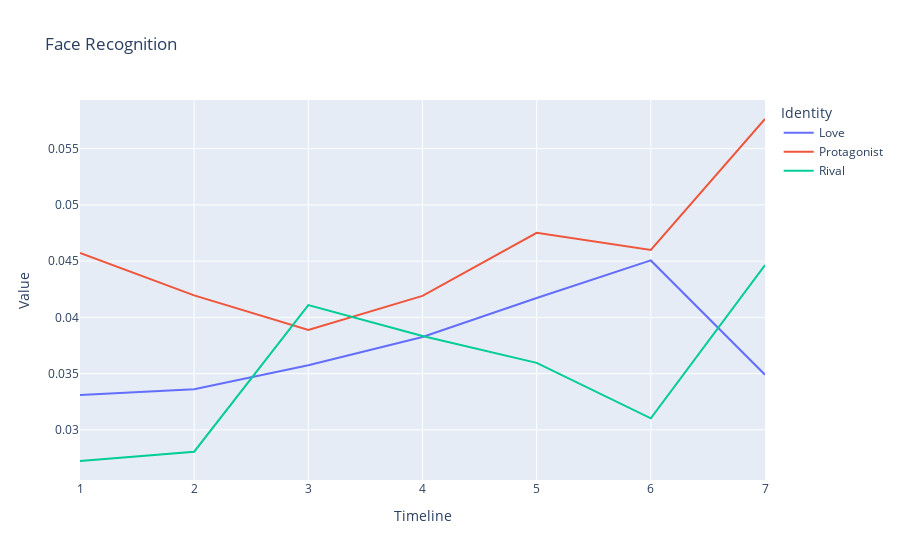

Notebook code cell kept with this figure:
### Markdown cell above
### CHUNKED SIZE WITH FILM MEANS

### Code cell
CHUNKING = 8

# User plotly to visualize something

import plotly.express as px
import pandas as pd

# Load all csv files in csv/
import glob
import os

csv_files = glob.glob("csv/*.csv")

USE_GENERAL_NAMES = True # Keep true
USE_GENDER_NAMES = False

USE_INDIVIDUAL_AVERAGE_NOT_THREE = True # Keep true

USE_FILM_AVERAGE = True # Keep true

IGNORE_MINOR_CHARACTERS = True

FILM_FRAME_TOTALS = {
	"Cliff": 2097,
	"Our Village": 2377,
	"Diary of Nurse": 2297,
	"Sabrina": 2751,
	"The Man from Laramie": 2477,
	"Human Desire": 2200,
	"Chikamatsu Story": 2460,
	"Black River": 2552,
	"Duel in the Sun": 3207,
	"Gilda": 2652,
	"Jigoku Mon": 2151,
	"Kurutta Kajitsu": 2076,
	"Notorious": 2433,
	"Oklahoma": 3577,
	"Vikings": 2740,
	"Waves of Life": 2465
}

RIVALS = ["Keming", "Professor Yuan", "Haoru", "David", "Vic", "Carl", "Ishun", "Hitokiri Joe", "Natsuhisa", "Bo Kang", "Wataru", "Jud", "Alex Sebastian", "Ballin", "Einar", "Jesse"]
MALES = ["Zhanwu", "Fan Jun", "Changping", "Linus", "Will", "Jeff", "Mohei", "Nishida", "Haruji", "Jin Zhang", "Moritoo", "Curly", "Devlin", "Johnny", "Eric", "Lewt"]
LADIES = ["Shuzhen", "Fang Qing", "Suhua", "Sabrina", "Barbara", "Vicki", "Osan", "Shizuko", "Eri", "Ye Suping", "Kesa", "Laurey", "Alicia", "Gilda", "Morgana", "Pearl"]

PROTAGONISTS = ["Zhanwu", "Fang Qing", "Suhua", "Sabrina", "Will", "Jeff", "Mohei", "Nishida", "Haruji", "Jin Zhang", "Moritoo", "Curly", "Alicia", "Johnny", "Eric", "Pearl"]
LOVES = ["Shuzhen", "Fan Jun", "Changping", "Linus", "Barbara", "Vicki", "Osan", "Shizuko", "Eri", "Ye Suping", "Kesa", "Laurey", "Devlin", "Gilda", "Morgana", "Lewt"]

def find_section(range_start, range_end, num_sections, value):
    """
    Given a range [range_start, range_end], this function splits it into
    num_sections and returns which section (1-based index) the value falls into.

    :param range_start: The start of the range (inclusive).
    :param range_end: The end of the range (inclusive).
    :param num_sections: Number of sections to divide the range into.
    :param value: The value for which we want to determine the section index.
    :return: The section index (1-based) where the value fits.
    """
    # Handle edge cases, e.g., if value < range_start or value > range_end
    if value <= range_start:
        return 1
    if value >= range_end:
        return num_sections

    # Compute the size of each section
    section_size = (range_end - range_start) / num_sections

    # Determine which section the value falls into using integer division
    section_index = int((value - range_start) // section_size) + 1

    # Make sure the section index doesn't exceed num_sections
    if section_index > num_sections:
        section_index = num_sections

    return section_index

def get_name(name):
	if USE_GENDER_NAMES:
		if name in MALES:
			name = "Male"
		elif name in LADIES:
			name = "Female"
	else:
		if name in PROTAGONISTS:
			name = "Protagonist"
		elif name in LOVES:
			name = "Love"
	return name

data = []
chunks = []
chunk_totals = {}
chunk_all_totals = []
for i in range(CHUNKING + 1):
	chunk_all_totals.append(0)
for i in range(CHUNKING + 1):
	chunks.append({})

for file in csv_files:
	film = file[4:-4]
	with open(file) as f:
		lines = f.readlines()[2:]
		for line in lines:
			line = line.split(",")
			if line[5] != "\"N/A\"":
				# Att 3 is frame numbder / film's total frames (the film is the name of the current csv file)
				total = FILM_FRAME_TOTALS[os.path.basename(file)[:-4]]
				frame = int(line[0][1:][:-1])
				name = line[5][1:][:-1]
				face_box_text = line[1][1:][:-1][1:][:-1]
				face_box = [float(x) for x in face_box_text.split("\， ")]
				face_box_width = face_box[2]
				face_box_height = face_box[3]
				if USE_GENERAL_NAMES:
					if name in RIVALS:
						name = "Rival"
					name = get_name(name)
				if IGNORE_MINOR_CHARACTERS:
					if USE_GENERAL_NAMES:
						if name not in ["Rival", "Protagonist", "Female", "Male", "Love"]:
							continue
					else:
						if name not in RIVALS:
							if name not in PROTAGONISTS:
								if name not in LOVES:
									continue

				time = find_section(0, total, CHUNKING, frame)

				name = film + ":::" + name
				chunk_all_totals[time] += 1

				# the chunk array time participant is a dictionary of the participants in that chunk
				if USE_INDIVIDUAL_AVERAGE_NOT_THREE:
					chunk_key = name + "---" + f"{time}"
				else:
					chunk_key = film + "---" + f"{time}"
				if chunk_key not in chunk_totals:
					chunk_totals[chunk_key] = 0

				chunk_totals[chunk_key] += 1
				if name not in chunks[time]:
					chunks[time][name] = 0
				chunks[time][name] += face_box_height * face_box_width
				#data.append([frame, line[1], name, time])

for i in range(CHUNKING):
	names = {}
	for name in chunks[i]:
		
		
		films = name.split(":::")
		real_name = films[1]
		real_film = films[0]

		if USE_INDIVIDUAL_AVERAGE_NOT_THREE:
			total = chunk_totals[name + "---" + f"{i}"]
		else:
			total = chunk_totals[real_film + "---" + f"{i}"]
		character_in_chunk = chunks[i][name]
		avg = character_in_chunk / total
		if real_name not in names:
			names[real_name] = 0
		if USE_FILM_AVERAGE:
			names[real_name] += avg
		else:
			names[real_name] += character_in_chunk

	for name in names:
		chunk_total = names[name]
		real_avg = chunk_total / len(FILM_FRAME_TOTALS)

		data.append([i, name, real_avg])

df = pd.DataFrame(data, columns=["Timeline", "Identity", "Value"])
df["Identity"] = df["Identity"].astype(str)
df["Identity"] = df["Identity"].apply(lambda x: x.split(" ")[0])

# Create a scatter plot of the data
fig = px.line(df, x="Timeline", y="Value", color="Identity", title="Face Recognition")
fig.show()

### Figure 1 — Plotly figure (JSON) as saved in the notebook; plotly's stock layout.template omitted (floating-point values rounded to 4 significant figures)
{"data": [{"hovertemplate": "Identity=Love<br>Timeline=%{x}<br>Value=%{y}<extra></extra>", "legendgroup": "Love", "line": {"color": "#636efa", "dash": "solid"}, "marker": {"symbol": "circle"}, "mode": "lines", "name": "Love", "orientation": "v", "showlegend": true, "type": "scatter", "x": [1, 2, 3, 4, 5, 6, 7], "xaxis": "x", "y": [0.0331, 0.03362, 0.03575, 0.03826, 0.04172, 0.04506, 0.0349], "yaxis": "y"}, {"hovertemplate": "Identity=Protagonist<br>Timeline=%{x}<br>Value=%{y}<extra></extra>", "legendgroup": "Protagonist", "line": {"color": "#EF553B", "dash": "solid"}, "marker": {"symbol": "circle"}, "mode": "lines", "name": "Protagonist", "orientation": "v", "showlegend": true, "type": "scatter", "x": [1, 2, 3, 4, 5, 6, 7], "xaxis": "x", "y": [0.04573, 0.04195, 0.03888, 0.04191, 0.04751, 0.046, 0.05764], "yaxis": "y"}, {"hovertemplate": "Identity=Rival<br>Timeline=%{x}<br>Value=%{y}<extra></extra>", "legendgroup": "Rival", "line": {"color": "#00cc96", "dash": "solid"}, "marker": {"symbol": "circle"}, "mode": "lines", "name": "Rival", "orientation": "v", "showlegend": true, "type": "scatter", "x": [1, 2, 3, 4, 5, 6, 7], "xaxis": "x", "y": [0.02723, 0.02805, 0.04109, 0.03834, 0.03595, 0.03102, 0.04464], "yaxis": "y"}], "layout": {"legend": {"title": {"text": "Identity"}, "tracegroupgap": 0}, "title": {"text": "Face Recognition"}, "xaxis": {"anchor": "y", "domain": [0, 1], "title": {"text": "Timeline"}}, "yaxis": {"anchor": "x", "domain": [0, 1], "title": {"text": "Value"}}}}
